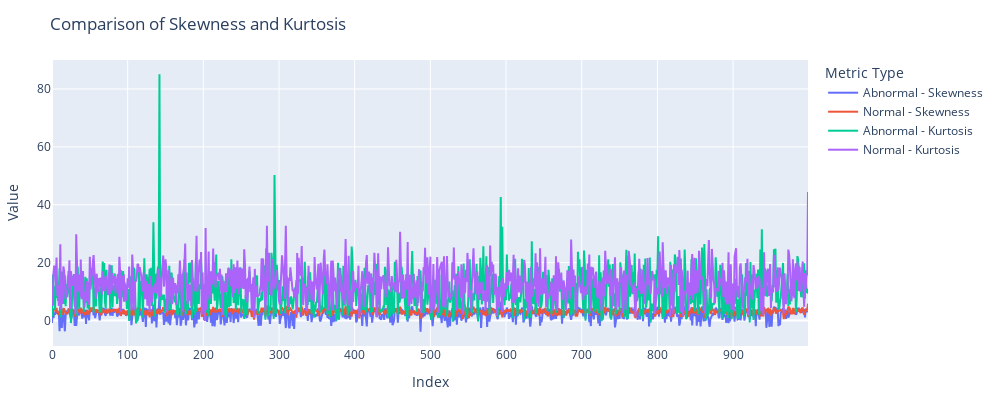

Notebook code for this chart:
### Code cell
import plotly.graph_objects as go

fig = go.Figure()

# Add trace for skewness (asymmetry) in the abnormal signal
fig.add_trace(go.Scatter(
    y=df_anomaly['Skewness'][:1000],
    mode='lines',
    name='Abnormal - Skewness'
))

# Add trace for skewness in the normal signal
fig.add_trace(go.Scatter(
    y=df_normal['Skewness'][:1000],
    mode='lines',
    name='Normal - Skewness'
))

# Add trace for kurtosis in the abnormal signal
fig.add_trace(go.Scatter(
    y=df_anomaly['Kurtosis'][:1000],
    mode='lines',
    name='Abnormal - Kurtosis'
))

# Add trace for kurtosis in the normal signal
fig.add_trace(go.Scatter(
    y=df_normal['Kurtosis'][:1000],
    mode='lines',
    name='Normal - Kurtosis'
))

# Update the layout of the plot
fig.update_layout(
    title='Comparison of Skewness and Kurtosis',
    xaxis_title='Index',
    yaxis_title='Value',
    legend_title='Metric Type',
    margin=dict(l=20, r=20, t=60, b=20),
    width=1000,
    height=400
)

# Show the plot
fig.show()

### Figure 1 — Plotly figure (JSON) as saved in the notebook; plotly's stock layout.template omitted (floating-point values rounded to 4 significant figures; data arrays with more than 128 entries replaced by an {"elided": "..."} marker saying what was removed)
{"data": [{"mode": "lines", "name": "Abnormal - Skewness", "type": "scatter", "y": {"elided": "1000 float values"}}, {"mode": "lines", "name": "Normal - Skewness", "type": "scatter", "y": {"elided": "1000 float values"}}, {"mode": "lines", "name": "Abnormal - Kurtosis", "type": "scatter", "y": {"elided": "1000 float values"}}, {"mode": "lines", "name": "Normal - Kurtosis", "type": "scatter", "y": {"elided": "1000 float values"}}], "layout": {"height": 400, "legend": {"title": {"text": "Metric Type"}}, "margin": {"b": 20, "l": 20, "r": 20, "t": 60}, "title": {"text": "Comparison of Skewness and Kurtosis"}, "width": 1000, "xaxis": {"title": {"text": "Index"}}, "yaxis": {"title": {"text": "Value"}}}}
